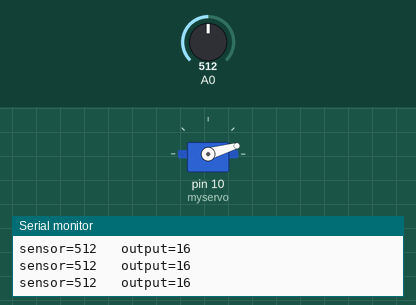
This sketch was run on a simulated Arduino Uno, built with avr-gcc and run on an emulated ATmega328P. On the bench: servo, the last lines printed to the serial monitor. The inputs (shaded band) are chosen by the test bench; at power-on: A0 = 512.

Above: at 1.2 s.
1.3 s: A0 set to 716
At 2.4 s:
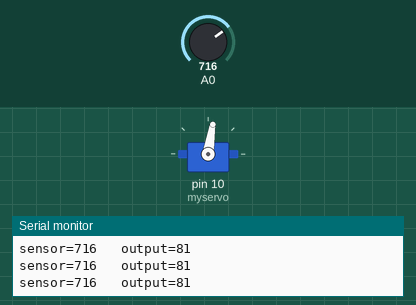
2.8 s: A0 set to 900
At 3.9 s:
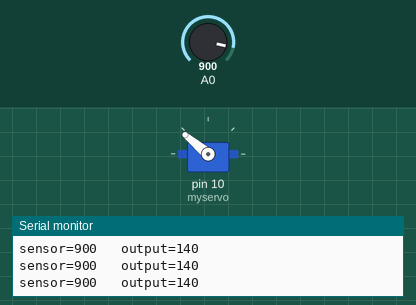
4.3 s: A0 set to 1023
At 5.4 s:
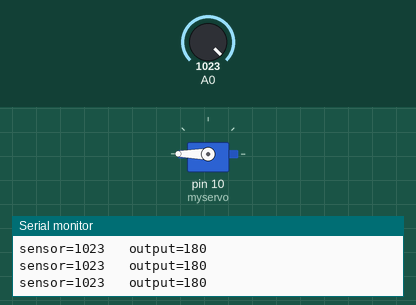
5.8 s: A0 set to 511
At 7.0 s:
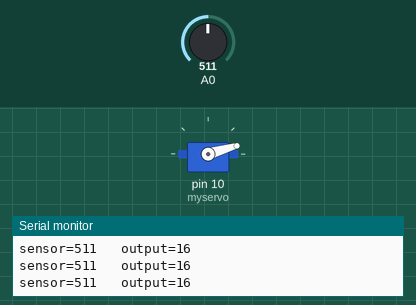
Timing chart, 0 to 8.3 s (numbered marks = the images above; inputs shaded):
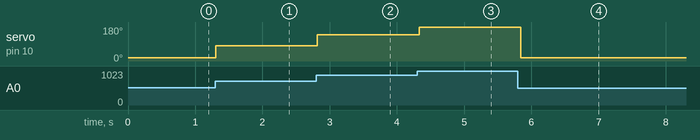

Measured:
- after the input at 1.3 s, servo on pin 10 (myservo): 16° → 81° at once
- after the input at 2.8 s, servo on pin 10 (myservo): 81° → 140° at once
- after the input at 4.3 s, servo on pin 10 (myservo): 140° → 180° at once
- after the input at 5.8 s, servo on pin 10 (myservo): 180° → 16° at once

The sketch:

sketch_dec22b_moter2.ino
```cpp
#include <Servo.h>
Servo myservo;
int sensorValue=0;
int outputValue=0;
void setup() {
  myservo.attach(9);
  myservo.attach(10);
  Serial.begin(9600);
}

void loop() {
  sensorValue=analogRead(A0);
  outputValue=map(sensorValue,460,1023,0,180);
  if(outputValue<0){
    outputValue=0;
  }
  myservo.write(outputValue);
  Serial.print("sensor=");
  Serial.print(sensorValue);
  Serial.print("\t output=");
  Serial.println(outputValue);
  delay(100);
}
```
